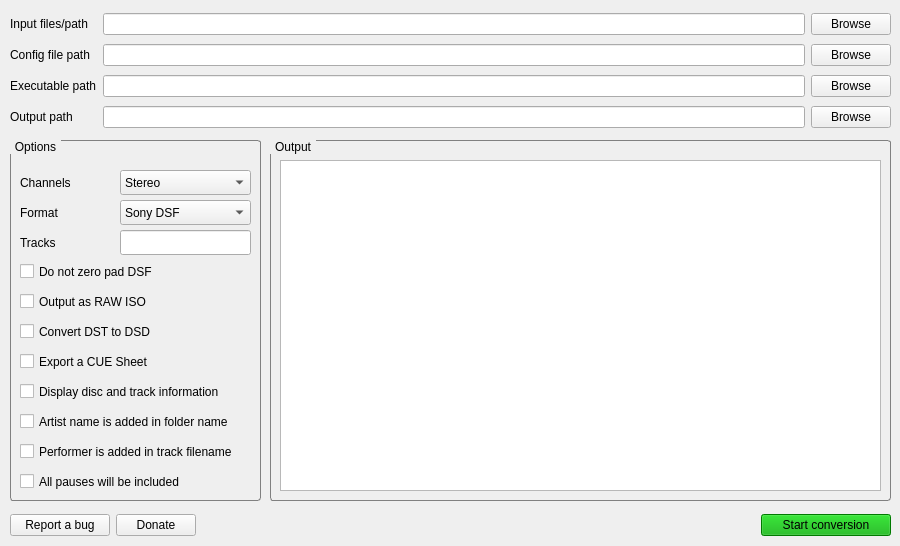
<?xml version="1.0" encoding="UTF-8"?>
<ui version="4.0">
 <class>MainWindow</class>
 <widget class="QMainWindow" name="MainWindow">
  <property name="geometry">
   <rect>
    <x>0</x>
    <y>0</y>
    <width>900</width>
    <height>546</height>
   </rect>
  </property>
  <property name="maximumSize">
   <size>
    <width>900</width>
    <height>546</height>
   </size>
  </property>
  <property name="windowTitle">
   <string>MainWindow</string>
  </property>
  <property name="styleSheet">
   <string notr="true">QGroupBox {
    border: 1px solid gray;
    border-radius: 3px;
    margin-top: 1ex; /* leave space at the top for the title */
}

QGroupBox::title {
    subcontrol-origin: margin;
    subcontrol-position: top left; /* position at the top center */
    padding: 0 3px;
}</string>
  </property>
  <widget class="QWidget" name="centralwidget">
   <widget class="QWidget" name="gridLayoutWidget">
    <property name="geometry">
     <rect>
      <x>10</x>
      <y>10</y>
      <width>881</width>
      <height>124</height>
     </rect>
    </property>
    <layout class="QGridLayout" name="gridLayout">
     <property name="sizeConstraint">
      <enum>QLayout::SetMinimumSize</enum>
     </property>
     <item row="0" column="2">
      <widget class="QPushButton" name="pushButtonBrowseInput">
       <property name="text">
        <string>Browse</string>
       </property>
      </widget>
     </item>
     <item row="1" column="1">
      <widget class="QLineEdit" name="ConfigfilePath"/>
     </item>
     <item row="1" column="0">
      <widget class="QLabel" name="label_2">
       <property name="text">
        <string>Config file path</string>
       </property>
      </widget>
     </item>
     <item row="0" column="1">
      <widget class="QLineEdit" name="InputfilesPath"/>
     </item>
     <item row="1" column="2">
      <widget class="QPushButton" name="pushButtonBrowseConfig">
       <property name="text">
        <string>Browse</string>
       </property>
      </widget>
     </item>
     <item row="0" column="0">
      <widget class="QLabel" name="label_1">
       <property name="text">
        <string>Input files/path</string>
       </property>
      </widget>
     </item>
     <item row="2" column="1">
      <widget class="QLineEdit" name="ExecutablePath"/>
     </item>
     <item row="2" column="0">
      <widget class="QLabel" name="label_3">
       <property name="text">
        <string>Executable path</string>
       </property>
      </widget>
     </item>
     <item row="2" column="2">
      <widget class="QPushButton" name="pushButtonBrowseExecutable">
       <property name="text">
        <string>Browse</string>
       </property>
      </widget>
     </item>
     <item row="3" column="2">
      <widget class="QPushButton" name="pushButtonBrowseOutput">
       <property name="text">
        <string>Browse</string>
       </property>
      </widget>
     </item>
     <item row="3" column="0">
      <widget class="QLabel" name="label_4">
       <property name="text">
        <string>Output path</string>
       </property>
      </widget>
     </item>
     <item row="3" column="1">
      <widget class="QLineEdit" name="OutputPath"/>
     </item>
    </layout>
   </widget>
   <widget class="QWidget" name="horizontalLayoutWidget">
    <property name="geometry">
     <rect>
      <x>10</x>
      <y>510</y>
      <width>881</width>
      <height>31</height>
     </rect>
    </property>
    <layout class="QHBoxLayout" name="horizontalLayout">
     <item>
      <widget class="QPushButton" name="ButtonReportABug">
       <property name="sizePolicy">
        <sizepolicy hsizetype="Maximum" vsizetype="Fixed">
         <horstretch>0</horstretch>
         <verstretch>0</verstretch>
        </sizepolicy>
       </property>
       <property name="minimumSize">
        <size>
         <width>100</width>
         <height>0</height>
        </size>
       </property>
       <property name="text">
        <string>Report a bug</string>
       </property>
      </widget>
     </item>
     <item>
      <widget class="QPushButton" name="ButtonDonate">
       <property name="sizePolicy">
        <sizepolicy hsizetype="Maximum" vsizetype="Fixed">
         <horstretch>0</horstretch>
         <verstretch>0</verstretch>
        </sizepolicy>
       </property>
       <property name="text">
        <string>Donate</string>
       </property>
      </widget>
     </item>
     <item>
      <spacer name="horizontalSpacer">
       <property name="orientation">
        <enum>Qt::Horizontal</enum>
       </property>
       <property name="sizeHint" stdset="0">
        <size>
         <width>40</width>
         <height>20</height>
        </size>
       </property>
      </spacer>
     </item>
     <item>
      <widget class="QPushButton" name="ButtonStart">
       <property name="sizePolicy">
        <sizepolicy hsizetype="Maximum" vsizetype="Fixed">
         <horstretch>0</horstretch>
         <verstretch>0</verstretch>
        </sizepolicy>
       </property>
       <property name="minimumSize">
        <size>
         <width>130</width>
         <height>0</height>
        </size>
       </property>
       <property name="styleSheet">
        <string notr="true">background-color: rgb(0, 170, 0);</string>
       </property>
       <property name="text">
        <string>Start conversion</string>
       </property>
      </widget>
     </item>
    </layout>
   </widget>
   <widget class="QGroupBox" name="groupBox_Options">
    <property name="geometry">
     <rect>
      <x>10</x>
      <y>140</y>
      <width>251</width>
      <height>361</height>
     </rect>
    </property>
    <property name="title">
     <string>Options</string>
    </property>
    <widget class="QCheckBox" name="checkBox_g_dsf_nopad">
     <property name="geometry">
      <rect>
       <x>10</x>
       <y>120</y>
       <width>200</width>
       <height>23</height>
      </rect>
     </property>
     <property name="sizePolicy">
      <sizepolicy hsizetype="Minimum" vsizetype="Fixed">
       <horstretch>0</horstretch>
       <verstretch>0</verstretch>
      </sizepolicy>
     </property>
     <property name="mouseTracking">
      <bool>true</bool>
     </property>
     <property name="tabletTracking">
      <bool>false</bool>
     </property>
     <property name="text">
      <string>Do not zero pad DSF</string>
     </property>
    </widget>
    <widget class="QCheckBox" name="checkBox_g_output_iso">
     <property name="geometry">
      <rect>
       <x>10</x>
       <y>150</y>
       <width>200</width>
       <height>23</height>
      </rect>
     </property>
     <property name="sizePolicy">
      <sizepolicy hsizetype="Minimum" vsizetype="Fixed">
       <horstretch>0</horstretch>
       <verstretch>0</verstretch>
      </sizepolicy>
     </property>
     <property name="mouseTracking">
      <bool>true</bool>
     </property>
     <property name="tabletTracking">
      <bool>false</bool>
     </property>
     <property name="text">
      <string>Output as RAW ISO</string>
     </property>
    </widget>
    <widget class="QCheckBox" name="checkBox_g_convert_dst">
     <property name="geometry">
      <rect>
       <x>10</x>
       <y>180</y>
       <width>200</width>
       <height>23</height>
      </rect>
     </property>
     <property name="sizePolicy">
      <sizepolicy hsizetype="Minimum" vsizetype="Fixed">
       <horstretch>0</horstretch>
       <verstretch>0</verstretch>
      </sizepolicy>
     </property>
     <property name="mouseTracking">
      <bool>true</bool>
     </property>
     <property name="tabletTracking">
      <bool>false</bool>
     </property>
     <property name="text">
      <string>Convert DST to DSD</string>
     </property>
    </widget>
    <widget class="QCheckBox" name="checkBox_g_export_cue">
     <property name="geometry">
      <rect>
       <x>10</x>
       <y>210</y>
       <width>200</width>
       <height>23</height>
      </rect>
     </property>
     <property name="sizePolicy">
      <sizepolicy hsizetype="Minimum" vsizetype="Fixed">
       <horstretch>0</horstretch>
       <verstretch>0</verstretch>
      </sizepolicy>
     </property>
     <property name="mouseTracking">
      <bool>true</bool>
     </property>
     <property name="tabletTracking">
      <bool>false</bool>
     </property>
     <property name="text">
      <string>Export a CUE Sheet</string>
     </property>
    </widget>
    <widget class="QCheckBox" name="checkBox_g_artist">
     <property name="geometry">
      <rect>
       <x>10</x>
       <y>270</y>
       <width>231</width>
       <height>23</height>
      </rect>
     </property>
     <property name="sizePolicy">
      <sizepolicy hsizetype="Minimum" vsizetype="Fixed">
       <horstretch>0</horstretch>
       <verstretch>0</verstretch>
      </sizepolicy>
     </property>
     <property name="mouseTracking">
      <bool>true</bool>
     </property>
     <property name="tabletTracking">
      <bool>false</bool>
     </property>
     <property name="text">
      <string>Artist name is added in folder name</string>
     </property>
    </widget>
    <widget class="QCheckBox" name="checkBox_g_print">
     <property name="geometry">
      <rect>
       <x>10</x>
       <y>240</y>
       <width>231</width>
       <height>23</height>
      </rect>
     </property>
     <property name="sizePolicy">
      <sizepolicy hsizetype="Minimum" vsizetype="Fixed">
       <horstretch>0</horstretch>
       <verstretch>0</verstretch>
      </sizepolicy>
     </property>
     <property name="mouseTracking">
      <bool>true</bool>
     </property>
     <property name="tabletTracking">
      <bool>false</bool>
     </property>
     <property name="text">
      <string>Display disc and track information</string>
     </property>
    </widget>
    <widget class="QCheckBox" name="checkBox_g_performer">
     <property name="geometry">
      <rect>
       <x>10</x>
       <y>300</y>
       <width>231</width>
       <height>23</height>
      </rect>
     </property>
     <property name="sizePolicy">
      <sizepolicy hsizetype="Minimum" vsizetype="Fixed">
       <horstretch>0</horstretch>
       <verstretch>0</verstretch>
      </sizepolicy>
     </property>
     <property name="mouseTracking">
      <bool>true</bool>
     </property>
     <property name="tabletTracking">
      <bool>false</bool>
     </property>
     <property name="text">
      <string>Performer is added in track filename</string>
     </property>
    </widget>
    <widget class="QCheckBox" name="checkBox_g_pauses">
     <property name="geometry">
      <rect>
       <x>10</x>
       <y>330</y>
       <width>231</width>
       <height>23</height>
      </rect>
     </property>
     <property name="sizePolicy">
      <sizepolicy hsizetype="Minimum" vsizetype="Fixed">
       <horstretch>0</horstretch>
       <verstretch>0</verstretch>
      </sizepolicy>
     </property>
     <property name="mouseTracking">
      <bool>true</bool>
     </property>
     <property name="tabletTracking">
      <bool>false</bool>
     </property>
     <property name="text">
      <string>All pauses will be included</string>
     </property>
    </widget>
    <widget class="QLineEdit" name="lineEdit_Tracks">
     <property name="geometry">
      <rect>
       <x>110</x>
       <y>90</y>
       <width>131</width>
       <height>25</height>
      </rect>
     </property>
    </widget>
    <widget class="QLabel" name="label_Format">
     <property name="geometry">
      <rect>
       <x>10</x>
       <y>60</y>
       <width>100</width>
       <height>26</height>
      </rect>
     </property>
     <property name="text">
      <string>Format</string>
     </property>
    </widget>
    <widget class="QComboBox" name="comboBox_Channels">
     <property name="geometry">
      <rect>
       <x>110</x>
       <y>30</y>
       <width>131</width>
       <height>25</height>
      </rect>
     </property>
     <property name="currentText">
      <string>Stereo</string>
     </property>
     <item>
      <property name="text">
       <string>Stereo</string>
      </property>
     </item>
     <item>
      <property name="text">
       <string>Multi-Channel</string>
      </property>
     </item>
    </widget>
    <widget class="QLabel" name="label_Tracks">
     <property name="geometry">
      <rect>
       <x>10</x>
       <y>90</y>
       <width>100</width>
       <height>26</height>
      </rect>
     </property>
     <property name="text">
      <string>Tracks</string>
     </property>
    </widget>
    <widget class="QLabel" name="label_Channels">
     <property name="geometry">
      <rect>
       <x>10</x>
       <y>30</y>
       <width>100</width>
       <height>26</height>
      </rect>
     </property>
     <property name="text">
      <string>Channels</string>
     </property>
    </widget>
    <widget class="QComboBox" name="comboBox_Format">
     <property name="geometry">
      <rect>
       <x>110</x>
       <y>60</y>
       <width>131</width>
       <height>25</height>
      </rect>
     </property>
     <property name="currentText">
      <string>Sony DSF</string>
     </property>
     <item>
      <property name="text">
       <string>Sony DSF</string>
      </property>
     </item>
     <item>
      <property name="text">
       <string>DSDIFF</string>
      </property>
     </item>
     <item>
      <property name="text">
       <string>DSDIFF Edit Master</string>
      </property>
     </item>
    </widget>
   </widget>
   <widget class="QGroupBox" name="groupBox_Output">
    <property name="geometry">
     <rect>
      <x>270</x>
      <y>140</y>
      <width>621</width>
      <height>361</height>
     </rect>
    </property>
    <property name="title">
     <string>Output</string>
    </property>
    <widget class="QPlainTextEdit" name="plainTextEdit">
     <property name="geometry">
      <rect>
       <x>10</x>
       <y>20</y>
       <width>601</width>
       <height>331</height>
      </rect>
     </property>
     <property name="readOnly">
      <bool>true</bool>
     </property>
    </widget>
   </widget>
  </widget>
 </widget>
 <resources/>
 <connections/>
 <designerdata>
  <property name="gridDeltaX">
   <number>10</number>
  </property>
  <property name="gridDeltaY">
   <number>10</number>
  </property>
  <property name="gridSnapX">
   <bool>true</bool>
  </property>
  <property name="gridSnapY">
   <bool>true</bool>
  </property>
  <property name="gridVisible">
   <bool>true</bool>
  </property>
 </designerdata>
</ui>
